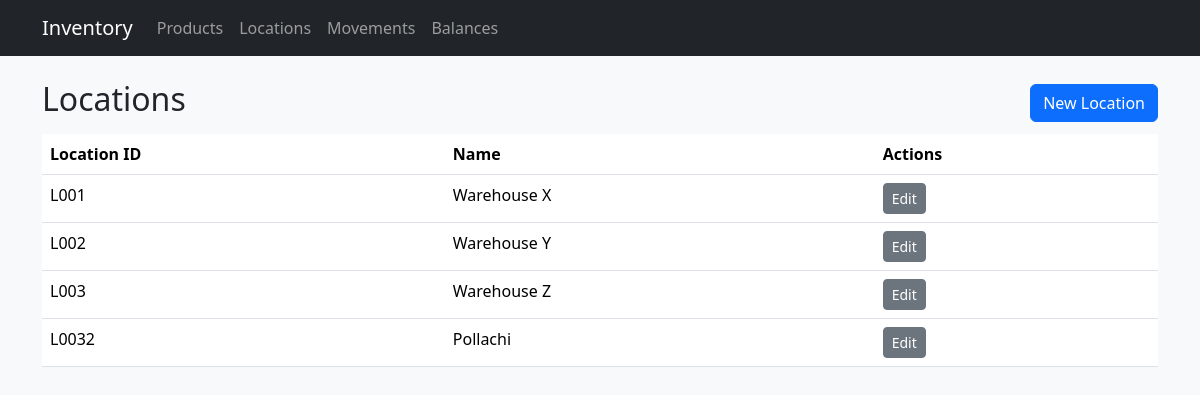
/locations, run on the app's committed database.
### models.py (models this page shows, shortened)
class Location(db.Model):
    __tablename__ = 'locations'
    location_id = db.Column(db.String, primary_key=True)
    name = db.Column(db.String, nullable=False)

### app.py (the view)
@app.route('/locations')
def locations_list():
    locations = Location.query.order_by(Location.location_id).all()
    return render_template('locations/list.html', locations=locations)

### templates/locations/list.html
{% extends "base.html" %}
{% block content %}
<div class="d-flex justify-content-between align-items-center mb-2">
  <h2>Locations</h2>
  <a class="btn btn-primary" href="{{ url_for('location_create') }}">New Location</a>
</div>
<table class="table bg-white">
  <thead><tr><th>Location ID</th><th>Name</th><th>Actions</th></tr></thead>
  <tbody>
    {% for l in locations %}
      <tr>
        <td>{{ l.location_id }}</td>
        <td>{{ l.name }}</td>
        <td><a class="btn btn-sm btn-secondary" href="{{ url_for('location_edit', location_id=l.location_id) }}">Edit</a></td>
      </tr>
    {% endfor %}
  </tbody>
</table>
{% endblock %}

### data on the page
Location: location_id "L001", name "Warehouse X"
Location: location_id "L002", name "Warehouse Y"
Location: location_id "L003", name "Warehouse Z"
Location: location_id "L0032", name "Pollachi"
